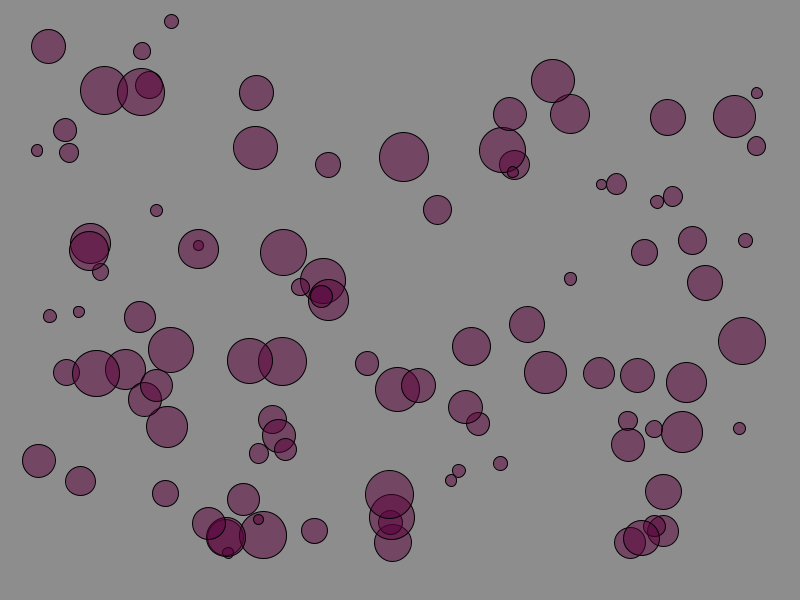
Frame 1 (no input)
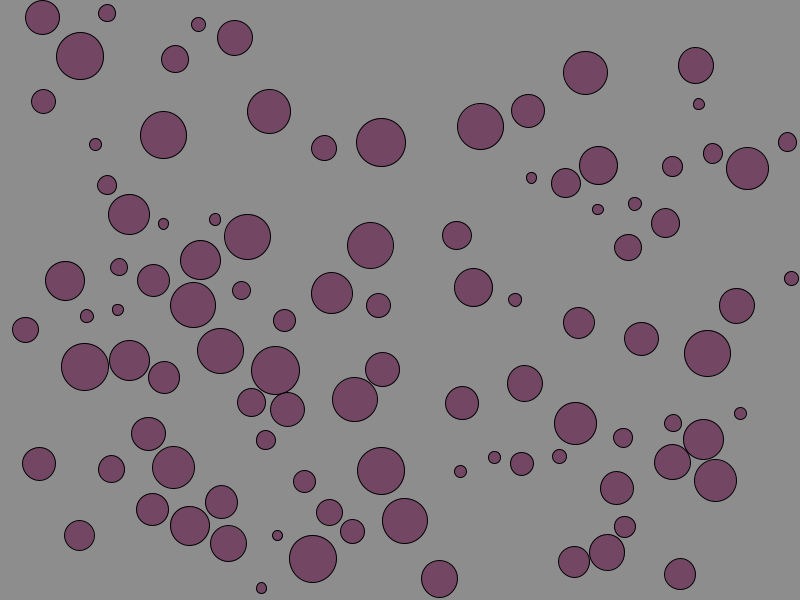
Frame 60 (the mouse pressed at the canvas centre just before this capture)
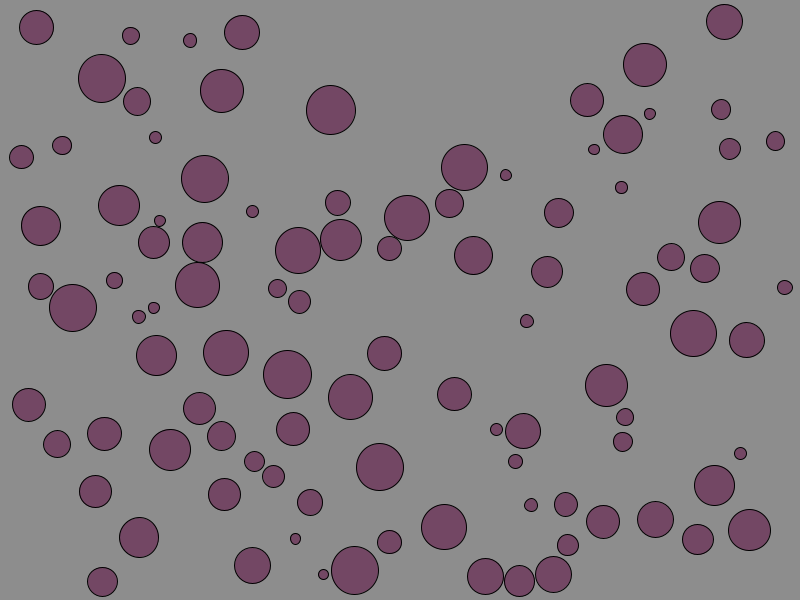
Frame 120 (the mouse held since frame 60 and released just before this capture)

The Processing sketch that drew these frames (run headless with seeded random() and noise(); from frame 60 on, the mouse is pressed at the canvas centre):

// Processing sketch: multi_colliding_balls
// ── multi_colliding_balls.pde
int count = 100;
//declare loc, vel, and acc arrays
PVector[] loc = new PVector[count];
PVector[] vel = new PVector[count];
PVector[] acc = new PVector[count];
float[] sz = new float[count];

void setup() {
 colorMode(HSB, 360,100,100,100);
//strokeWeight(.5);
 size(800, 600);
  for (int i = 0; i < count; i++) {    //access each index in the arrays...
    sz[i] = random(10, 50);           //initialize the values in sz[] array
    loc[i] = new PVector(random(sz[i], width-sz[i]), random(sz[i], height-sz[i]));  //initialize values for location array
    vel[i] = PVector.random2D();       //initialize values in velocity array
    acc[i] = new PVector(0, 0);        //initialize values in acceleration array
  }
}

void draw() {
  background(200);

  for (int i = 0; i < count; i++) {    //access each index in the arrays...
    //move the ball
    vel[i].add(acc[i]);
    loc[i].add(vel[i]);

    //check to see if the circles are touching
    for (int j = 0; j < count; j++) {
      if (i!=j) {
        if (loc[i].dist(loc[j]) < sz[i]/2 + sz[j]/2) { //...if it is...

          if (loc[i].x < loc[j].x) {    //if ball 1 is to the left of ball 2...
            vel[i].x = -abs(vel[i].x);
            vel[j].x = abs(vel[j].x);
          } else {
            vel[i].x = abs(vel[i].x);
            vel[j].x = -abs(vel[j].x);
          }
          if (loc[i].y < loc[j].y) {    //if ball 1 is to the left of ball 2...
            vel[i].y = -abs(vel[i].y);
            vel[j].y = abs(vel[j].y);
          } else {
            vel[i].y = abs(vel[i].y);
            vel[j].y = -abs(vel[j].y);
          }
        }
      }
    }

    //draw the ball

fill(320,100,35,50);
    ellipse(loc[i].x, loc[i].y, sz[i], sz[i]);

    //bounce the ball
    if (loc[i].x + sz[i]/2 > width || loc[i].x - sz[i]/2 < 0) {
      vel[i].x *= -1;
    }
    if (loc[i].y + sz[i]/2 > height || loc[i].y - sz[i]/2 < 0) {
      vel[i].y *= -1;
    }
  }
}

void mouseReleased() {
  loc[0].set(mouseX, mouseY);
}
